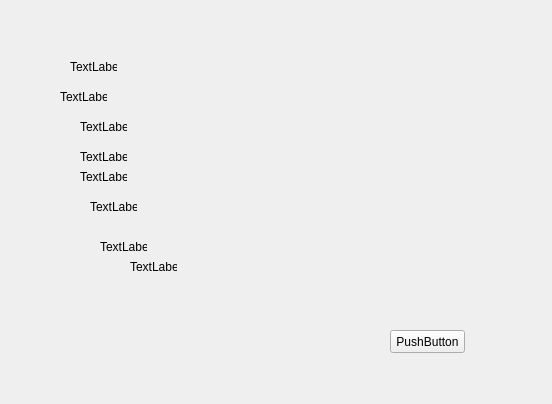
<?xml version="1.0" encoding="UTF-8"?>
<ui version="4.0">
 <class>MainWindow</class>
 <widget class="QMainWindow" name="MainWindow">
  <property name="geometry">
   <rect>
    <x>0</x>
    <y>0</y>
    <width>552</width>
    <height>404</height>
   </rect>
  </property>
  <property name="windowTitle">
   <string>MainWindow</string>
  </property>
  <widget class="QWidget" name="centralwidget">
   <widget class="QLabel" name="l_city">
    <property name="geometry">
     <rect>
      <x>70</x>
      <y>60</y>
      <width>47</width>
      <height>13</height>
     </rect>
    </property>
    <property name="text">
     <string>TextLabel</string>
    </property>
   </widget>
   <widget class="QLabel" name="l_temp">
    <property name="geometry">
     <rect>
      <x>60</x>
      <y>90</y>
      <width>47</width>
      <height>13</height>
     </rect>
    </property>
    <property name="text">
     <string>TextLabel</string>
    </property>
   </widget>
   <widget class="QLabel" name="l_type">
    <property name="geometry">
     <rect>
      <x>80</x>
      <y>120</y>
      <width>47</width>
      <height>13</height>
     </rect>
    </property>
    <property name="text">
     <string>TextLabel</string>
    </property>
   </widget>
   <widget class="QLabel" name="l_pres">
    <property name="geometry">
     <rect>
      <x>80</x>
      <y>170</y>
      <width>47</width>
      <height>13</height>
     </rect>
    </property>
    <property name="text">
     <string>TextLabel</string>
    </property>
   </widget>
   <widget class="QLabel" name="l_feel">
    <property name="geometry">
     <rect>
      <x>80</x>
      <y>150</y>
      <width>47</width>
      <height>13</height>
     </rect>
    </property>
    <property name="text">
     <string>TextLabel</string>
    </property>
   </widget>
   <widget class="QLabel" name="l_wind">
    <property name="geometry">
     <rect>
      <x>90</x>
      <y>200</y>
      <width>47</width>
      <height>13</height>
     </rect>
    </property>
    <property name="text">
     <string>TextLabel</string>
    </property>
   </widget>
   <widget class="QLabel" name="l_day">
    <property name="geometry">
     <rect>
      <x>100</x>
      <y>240</y>
      <width>47</width>
      <height>13</height>
     </rect>
    </property>
    <property name="text">
     <string>TextLabel</string>
    </property>
   </widget>
   <widget class="QPushButton" name="btn_more">
    <property name="geometry">
     <rect>
      <x>390</x>
      <y>330</y>
      <width>75</width>
      <height>23</height>
     </rect>
    </property>
    <property name="text">
     <string>PushButton</string>
    </property>
   </widget>
   <widget class="QLabel" name="l_time">
    <property name="geometry">
     <rect>
      <x>130</x>
      <y>260</y>
      <width>47</width>
      <height>13</height>
     </rect>
    </property>
    <property name="text">
     <string>TextLabel</string>
    </property>
   </widget>
  </widget>
 </widget>
 <resources/>
 <connections/>
</ui>
